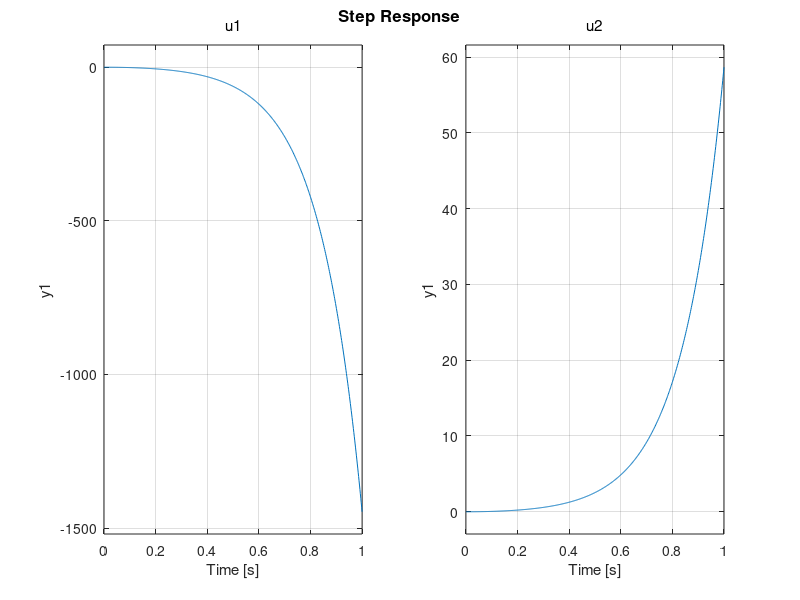
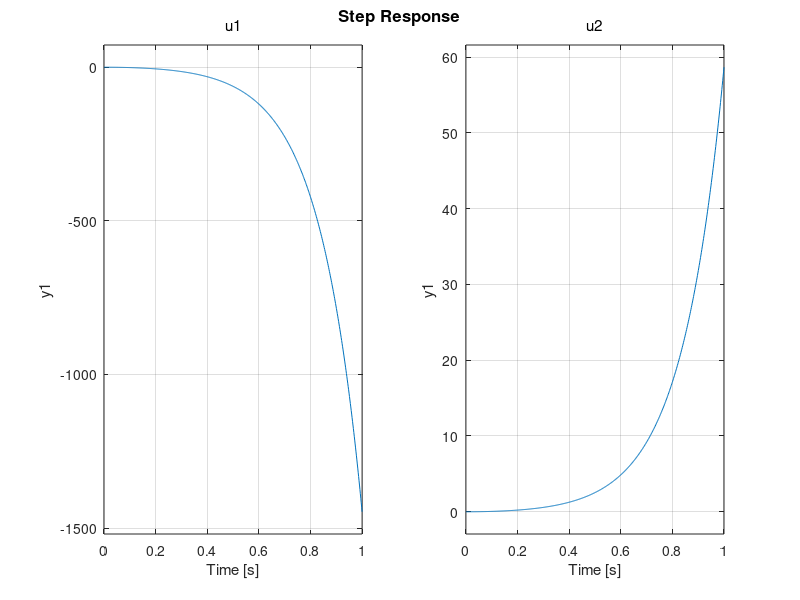

These charts were generated, in order, by the following MATLAB code:
close all
clear

%% Parametry
m = .00575;
g = 9.81;
FemP1 = .017521;
FemP2 = .0058231;
f1 = .00014142;
f2 = .0045626;
ki = 2.5165;
ci = .0243;
d = .0792;
bd = .06;
xd = d-bd;
x10 = .008;
x20 = 0;
x30 = .75;
u10 = 0.2883767137;

%% Sprawdzenie stabilności, sterowalności i obserwowalności
a21 = 1/(2*m)*x30^2*FemP1/FemP2*exp(-x10/FemP2); 
a23 = -1/(m)*x30*FemP1/FemP2*exp(-x10/FemP2); 
a31 = 1/f1*exp(x10/f2)*(ki*u10+ci-x30); 
a33 = -f2/f1*exp(x10/f2);
b31 = ki*f2/f1*exp(x10/f2);
A = [0 1 0; a21 0 a23; a31 0 a33];
B = [0 0; 0 g; b31 0];
C = [1 0 0];
D = 0;

eigenValues = eig(A)
% Wektor wartości własnych to:
% [6.10364663296979;-6.10364662992174;-186.289135085222]
% Na podstawie kryterium stabilności Routh'a stwierdzamy, że układ jest
% niestabilny, ponieważ następuje zmiana znaku 6,1036... -> -6,1036...

controlability = ctrb(A, B);
rankCtrb = rank(controlability);
% Układ jest sterowalny, ponieważ rząd macierzy sterowalności oraz liczba 
% zmiennych stanu jest równa 3

observability = obsv(A, C);
rankObsv = rank(observability);
% Układ jest obserwowalny, ponieważ rząd macierzy obserwowalności oraz x
% zmiennych stanu jest równa 3

%% Sprawdzenie jakie wartości wymuszeń spowodują przyciągnięcie kuli. Zbadanie odpowiedzi skokowej w układzie otwartym.
ob = ss(A, B, C, D);
step(ob)
sys = tf(ob)
figure;
step(sys)

